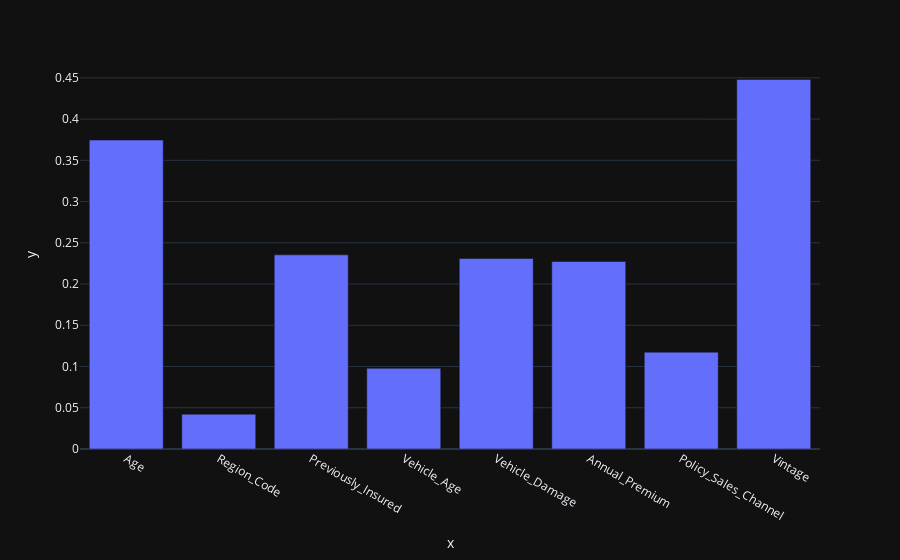

Notebook source saved alongside this figure:
### Code cell
fig = px.bar(x = X_up.columns, y =fs.scores_, template = 'plotly_dark')
fig.show()

### Figure 1 — Plotly figure (JSON) as saved in the notebook; plotly's stock layout.template omitted (floating-point values rounded to 4 significant figures)
{"data": [{"alignmentgroup": "True", "hovertemplate": "x=%{x}<br>y=%{y}<extra></extra>", "legendgroup": "", "marker": {"color": "#636efa"}, "name": "", "offsetgroup": "", "orientation": "v", "showlegend": false, "textposition": "auto", "type": "bar", "x": ["Age", "Region_Code", "Previously_Insured", "Vehicle_Age", "Vehicle_Damage", "Annual_Premium", "Policy_Sales_Channel", "Vintage"], "xaxis": "x", "y": [0.3746, 0.04226, 0.2354, 0.09786, 0.2311, 0.2273, 0.1174, 0.4481], "yaxis": "y"}], "layout": {"autosize": true, "barmode": "relative", "legend": {"tracegroupgap": 0}, "margin": {"t": 60}, "xaxis": {"anchor": "y", "autorange": true, "domain": [0, 1], "range": [-0.5, 7.5], "title": {"text": "x"}, "type": "category"}, "yaxis": {"anchor": "x", "autorange": true, "domain": [0, 1], "range": [0, 0.4716], "title": {"text": "y"}, "type": "linear"}}}
